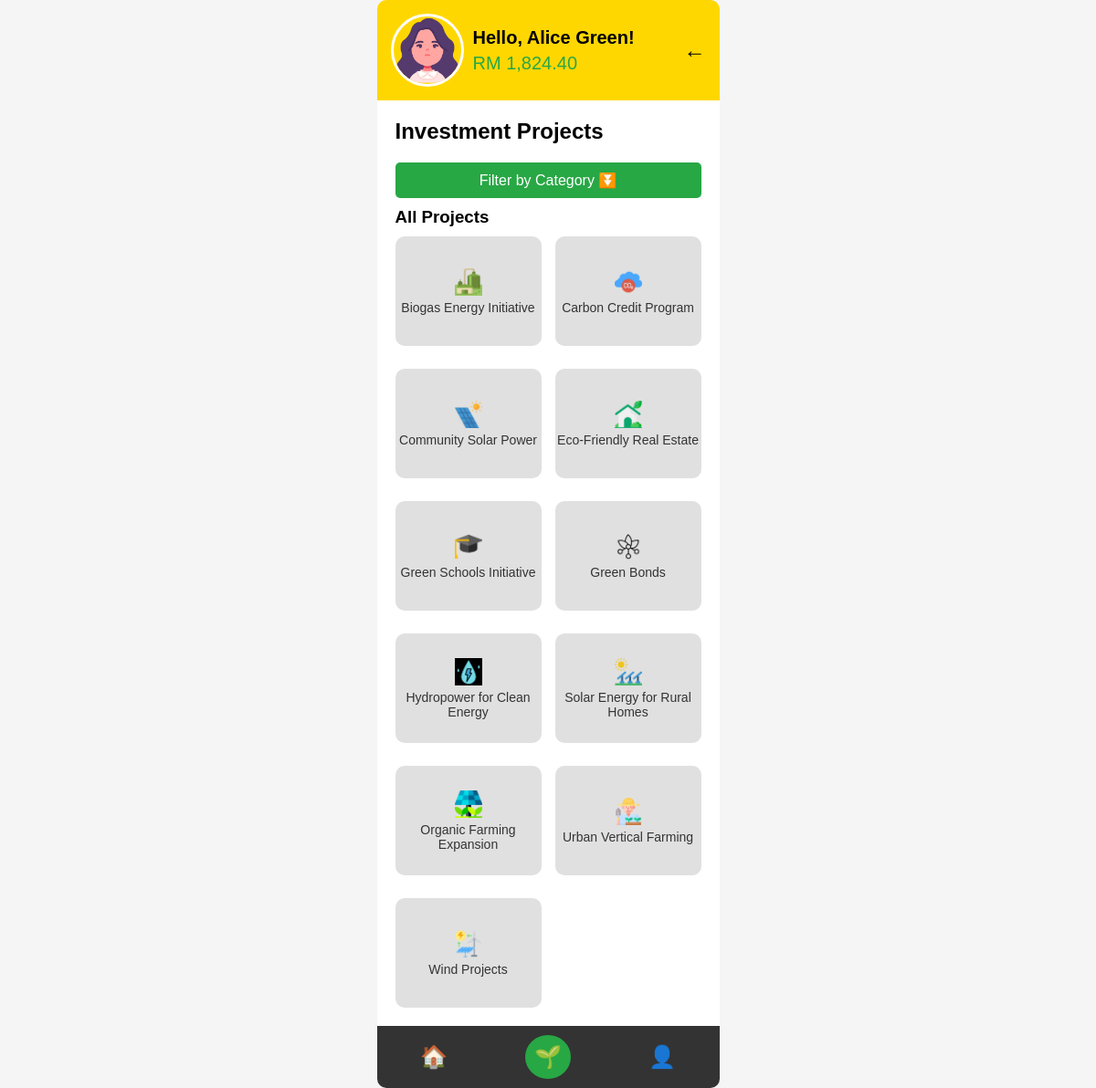
The app's page /greenvest.php (signed in), older data.
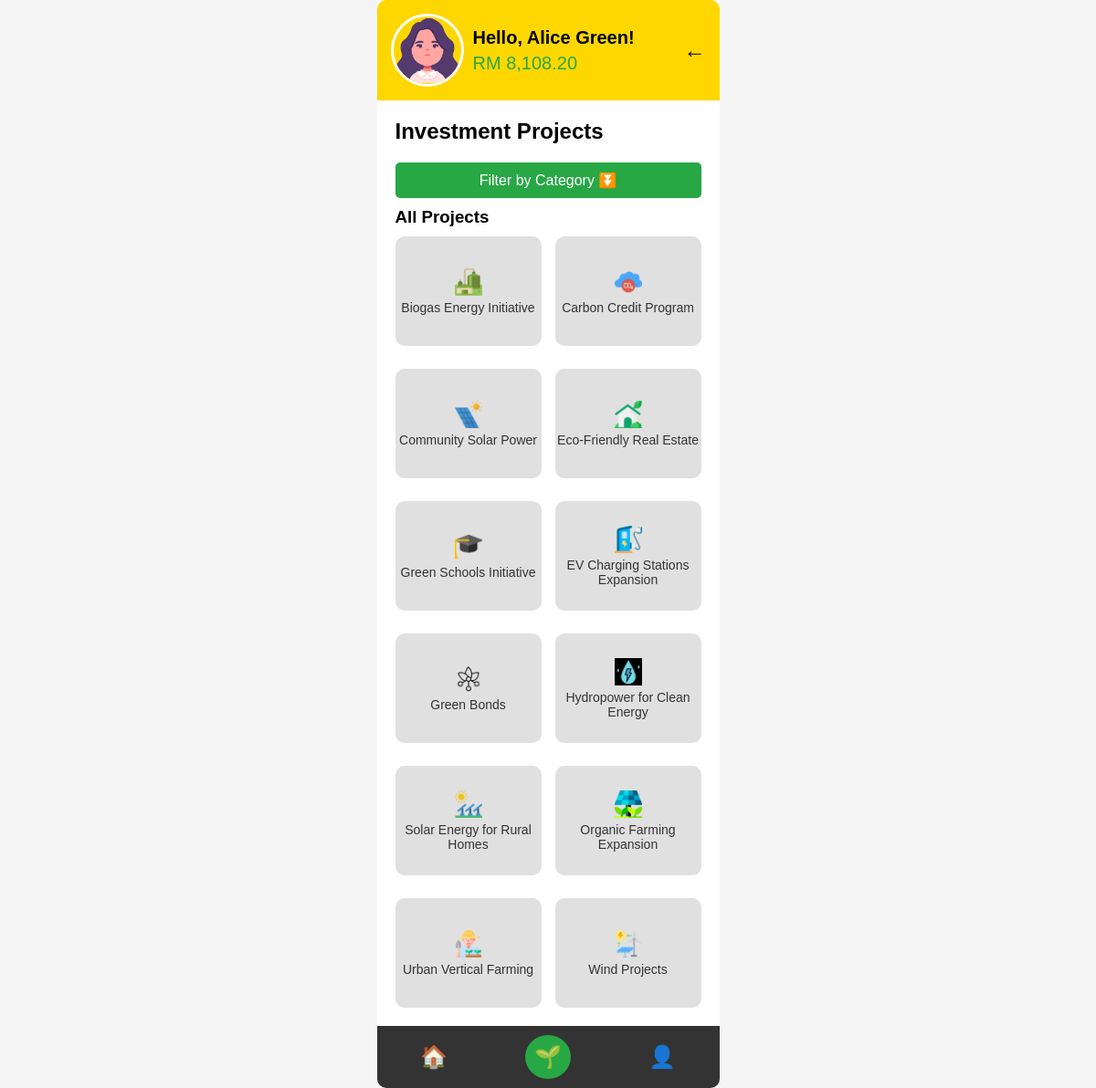
The same page, newer data.
### tables this page shows
CREATE TABLE `users` (
  `user_id` int(11) NOT NULL,
  `name` varchar(100) NOT NULL,
  `email` varchar(100) NOT NULL,
  `password` varchar(255) NOT NULL,
  `balance` decimal(10,2) DEFAULT 0.00,
  `created_at` timestamp NOT NULL DEFAULT current_timestamp(),
  `profile_image` varchar(255) DEFAULT 'user.png'
);

CREATE TABLE `projects` (
  `id` varchar(50) NOT NULL,
  `title` varchar(255) NOT NULL,
  `goal` text NOT NULL,
  `timeline` varchar(100) NOT NULL,
  `roi` varchar(50) NOT NULL,
  `benefits` text NOT NULL,
  `impact` text NOT NULL,
  `category` varchar(100) NOT NULL,
  `image` varchar(255) DEFAULT 'default.png'
);

### greenvest.php (the view, shortened to what this page needs)
<?php
include 'db.php';
$user_id = $_SESSION['user_id'];
$query = "SELECT name, balance, profile_image FROM users WHERE user_id = ?";
$stmt = $conn->prepare($query);
$stmt->bind_param("i", $user_id);
$stmt->execute();
$result = $stmt->get_result();
$user = $result->fetch_assoc();
$profile_image = !empty($user['profile_image']) ? "images/" . htmlspecialchars($user['profile_image']) : "images/default.png";
$category = $_GET['category'] ?? null;
?>
<!DOCTYPE html>
<html lang="en">
<head>
    <link rel="stylesheet" href="greenvest.css">
</head>
<body>
    <div class="container">
        <header class="header">
            <div class="profile">
                <img src="<?php echo $profile_image; ?>" alt="Profile Image" class="profile-icon">
                <div>
                    <div class="greeting">Hello, <?php echo htmlspecialchars($user['name']); ?>!</div>
                    <div class="balance">RM <?php echo number_format($user['balance'], 2); ?></div>
                </div>
            </div>
            <a href="index.php" class="logout">←</a>
        </header>
        <main class="main-content">
            <h2>Investment Projects</h2>
            <button class="filter-btn" onclick="toggleCategoryFilter()">Filter by Category ⏬</button>
            <?php
            if ($category) {
                $stmt = $conn->prepare("SELECT * FROM projects WHERE category = ?");
                $stmt->bind_param("s", $category);
                $stmt->execute();
                $projects = $stmt->get_result();
                echo "<h3>Projects in " . htmlspecialchars($category) . "</h3>";
            } else {
                $projects = $conn->query("SELECT * FROM projects");
                echo "<h3>All Projects</h3>";
            }
            ?>
            <div class="grid">
                <?php while ($project = $projects->fetch_assoc()):
                    $image_path = !empty($project['image']) ? "images/" . htmlspecialchars($project['image']) : "images/default.png";
                ?>
                    <a href="project-details.php?project=<?php echo urlencode($project['id']); ?>" class="grid-item">
                        <img src="<?php echo file_exists($image_path) ? $image_path : 'images/default.png'; ?>" alt="<?php echo htmlspecialchars($project['title']); ?>">
                        <span><?php echo htmlspecialchars($project['title']); ?></span>
                    </a>
                <?php endwhile; ?>
            </div>
        </main>
        <footer class="footer">
            <a href="index.php">🏠</a>
            <a href="greenvest.php" class="active">🌱</a>
            <a href="profile.php">👤</a>
        </footer>
    </div>
</body>
</html>

### greenvest.css (style rules this page uses)
* { margin: 0; padding: 0; box-sizing: border-box; font-family: Arial, sans-serif; }
html, body { max-width: 375px; margin: auto; height: 100vh; background-color: #f5f5f5; overflow-x: hidden; border-radius: 10px; }
.container { display: flex; flex-direction: column; height: 100%; }
.header { background-color: #ffd700; padding: 15px; display: flex; justify-content: space-between; align-items: center; }
.header .profile { display: flex; align-items: center; }
.profile-icon { width: 80px !important; height: 80px !important; object-fit: cover !important; border-radius: 50% !important; margin-right: 10px !important; border: 3px solid #fff !important; display: block !important; }
.header .greeting { font-size: 20px; font-weight: bold; }
.header .balance { font-size: 20px; color: #28a745; margin-top: 5px; }
.header .logout { font-size: 24px; color: #000; text-decoration: none; }
.main-content { flex: 1; padding: 20px; overflow-y: auto; background-color: #fff; }
.main-content h2 { margin-bottom: 20px; }
.grid { display: grid; grid-template-columns: repeat(2, 1fr); gap: 15px; }
.grid-item { background-color: #e0e0e0; height: 120px; border-radius: 10px; display: flex; flex-direction: column; align-items: center; justify-content: center; text-align: center; text-decoration: none; color: #333; font-size: 14px; transition: transform 0.2s; margin-top: 10px; }
.grid-item img { width: 30px; height: 30px; margin-bottom: 5px; }
.footer { background-color: #333; padding: 10px 0; display: flex; justify-content: space-around; position: sticky; bottom: 0; }
.footer a { color: #fff; text-decoration: none; font-size: 24px; padding: 10px; }
.footer a.active { background-color: #28a745; border-radius: 50%; }
.filter-btn { width: 100%; padding: 10px; background: #28a745; color: white; border: none; border-radius: 5px; font-size: 16px; cursor: pointer; margin-bottom: 10px; }

Row changes from the older to the newer data that the page shows:
changed users "Alice Green": balance "1,824.40" → "8,108.20"
added projects: image (picture), title "EV Charging Stations Expansion"
